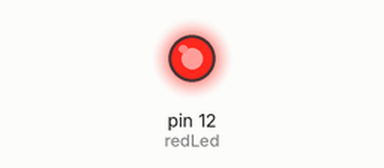
A sketch run on a simulated Arduino Uno, built with avr-gcc and run on an emulated ATmega328P. Parts: output pins drawn as LEDs (lit = HIGH).

Above: at 0.15 s.
At 8.2 s:
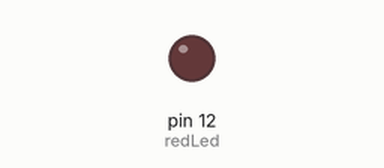
Timing chart, 0 to 12.0 s (numbered marks = the images above):
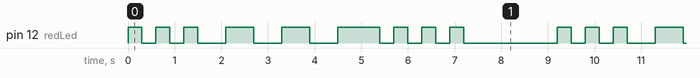

Measured:
- by itself, pin 12 (redLed): repeats every 9.2 s: 2 × (LOW 0.30 s, HIGH 0.30 s), 2 × (LOW 0.60 s, HIGH 0.60 s), LOW 0.60 s, HIGH 0.90 s, 3 × (LOW 0.30 s, HIGH 0.30 s), LOW 2.0 s, HIGH 0.30 s
- by itself, everything shown: repeats every 9.2 s, in 18 steps

The sketch:

02-sos.ino
```cpp
int redLed = 12;
int shortPause = 300;
int longPause = 600;

void setup() {
  pinMode(redLed, OUTPUT);
}

void loop() {

  // S
  digitalWrite(redLed, HIGH);
  delay(shortPause);
  digitalWrite(redLed, LOW);
  delay(shortPause);
  digitalWrite(redLed, HIGH);
  delay(shortPause);
  digitalWrite(redLed, LOW);
  delay(shortPause);
  digitalWrite(redLed, HIGH);
  delay(shortPause);
  digitalWrite(redLed, LOW);
  delay(longPause);

  // O
  digitalWrite(redLed, HIGH);
  delay(longPause);
  digitalWrite(redLed, LOW);
  delay(longPause);
  digitalWrite(redLed, HIGH);
  delay(longPause);
  digitalWrite(redLed, LOW);
  delay(longPause);
  digitalWrite(redLed, HIGH);
  delay(longPause);
  digitalWrite(redLed, LOW);

  // S
  digitalWrite(redLed, HIGH);
  delay(shortPause);
  digitalWrite(redLed, LOW);
  delay(shortPause);
  digitalWrite(redLed, HIGH);
  delay(shortPause);
  digitalWrite(redLed, LOW);
  delay(shortPause);
  digitalWrite(redLed, HIGH);
  delay(shortPause);
  digitalWrite(redLed, LOW);
  delay(shortPause);
  digitalWrite(redLed, HIGH);
  delay(shortPause);
  digitalWrite(redLed, LOW);
  delay(2000);

}
```
